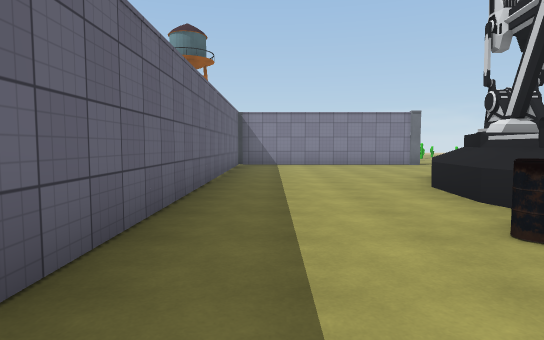
View 1 (above)

16 first-person views from a walk through a 3-D level made in the Unity game engine. The camera is 1.4 m above the floor, tilts 4° down and sees 75° across. The floor is counted in squares, 1.92 m on a side. Each view is taken from the middle of a square. On the plan, view 1 faces up. The plan holds only what a view shows up to about 11 squares ahead; the rest is blank. The place goes on beyond the plan. The player character is not drawn. Some surface patterns are stand-ins.

View 2
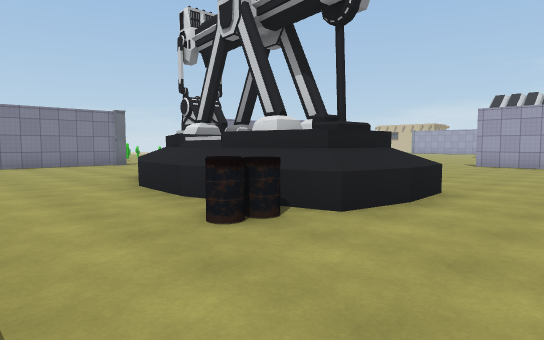

View 3
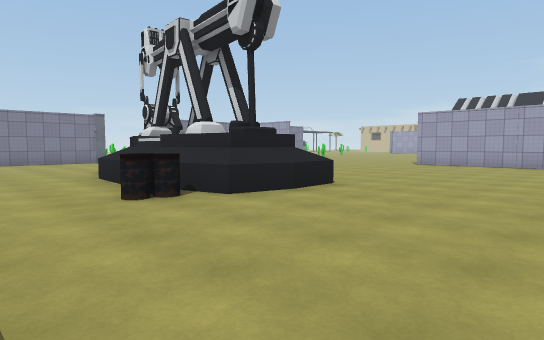

View 4
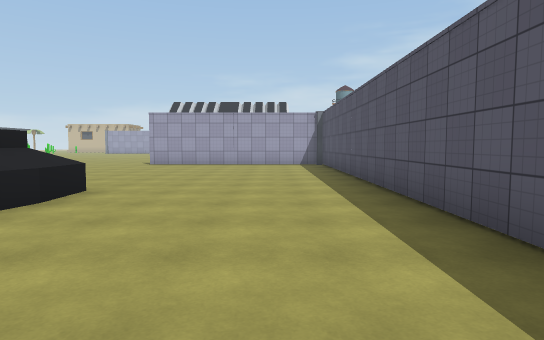

View 5
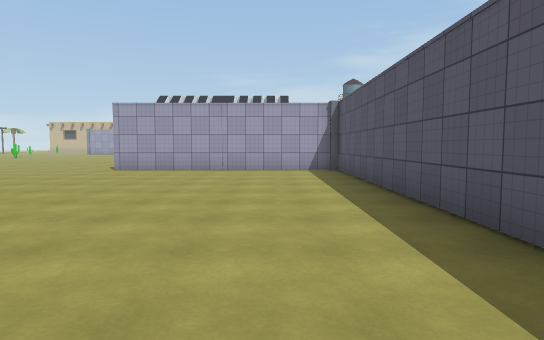

View 6
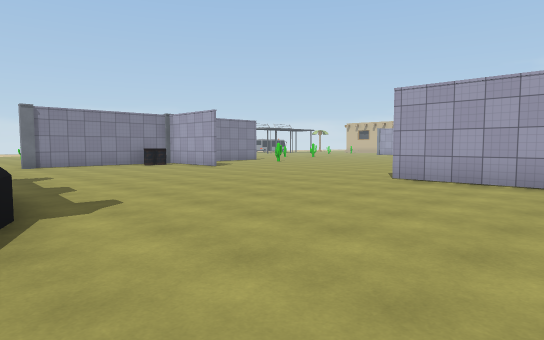

View 7
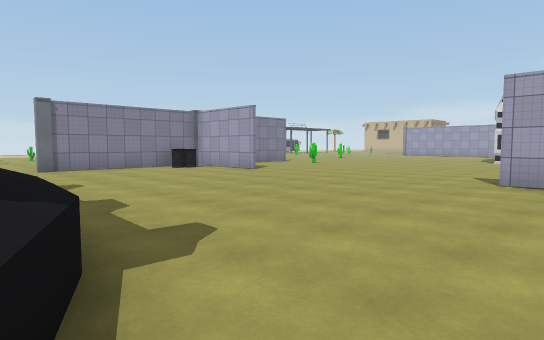

View 8
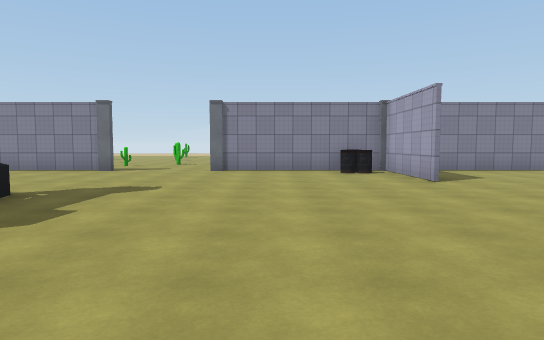

View 9
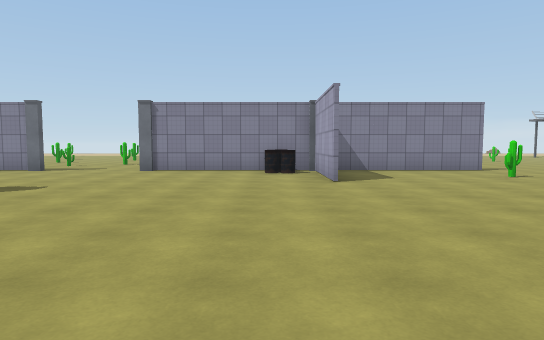

View 10
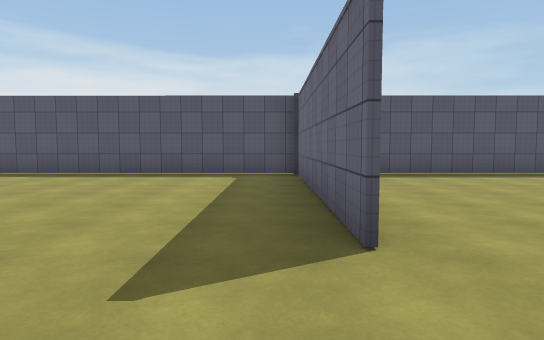

View 11
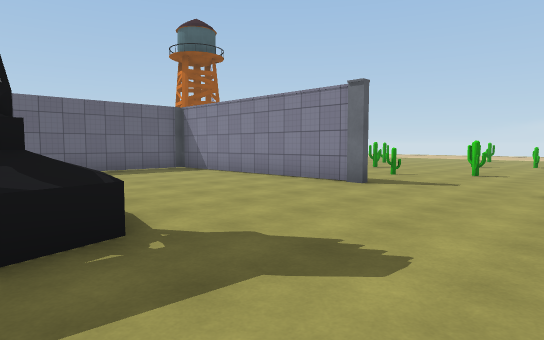

View 12
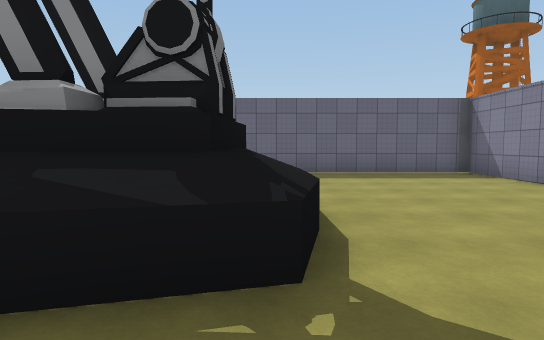

View 13
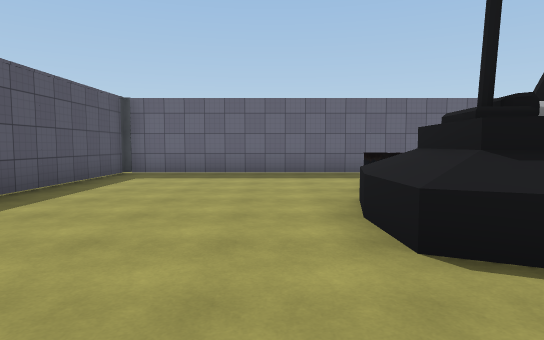

View 14
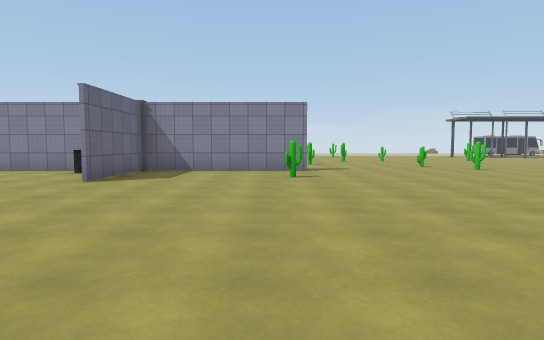

View 15
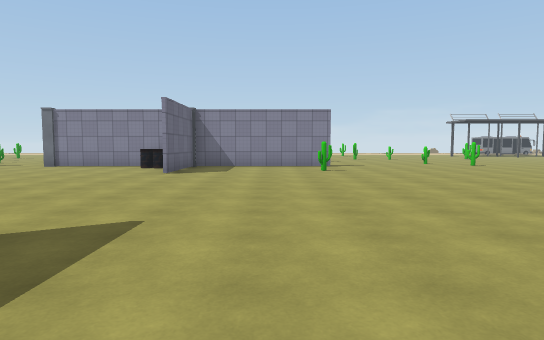

View 16
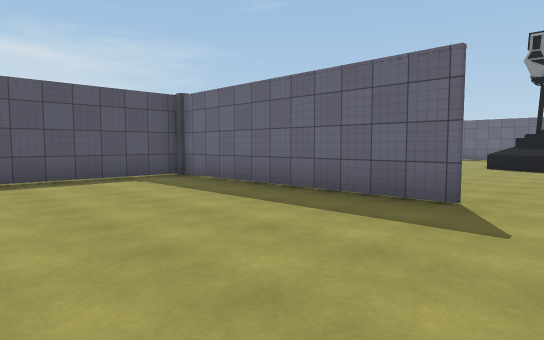

### Floor plan
Points are (right, up) in squares from view 1. A wall is a line through its corners. A room is listed if a view was taken in it or the views show most of it. See-through windows are left out.
Room 1 (views 1, 2, 3, 4, 5, 6, 7, 8, 9, 10, 11, 12, 13, 14, 15, 16)
walls: (5.5, 3.3) (5.3, 2.6) (3.8, 2.7) (3.4, 4.6); (3.5, 6) (4.2, 7.7) (5.7, 7.6) (5.9, 6.3); (3.4, 4.4) (3.6, 6.1); (13.3, 10) (13.3, 13.1) (13.3, 10); (11.4, 13.1) (8.2, 13.1); (5.5, 13.1) (-1.2, 13.1) (-1.2, -2.8) (13.3, -2.9) (13.3, 3.6) (13.3, -2.9) (18.5, -2.9); (18, 13.1) (13.1, 13.1)
low walls: (6.6, 4.2) (5.7, 2) (4.4, 1.9); (5, 8.4) (6.2, 8.2) (6.5, 6.8); (4.5, 1.9) (3.2, 2.2); (2.8, 4) (2.7, 4.5) (2.8, 6.2)
ways out: opening at (7, 13); gap at (18, 13)
objects: barrel (2, 3); barrel (3, 3); barrel (12, 12); cactus (17, 11)

Positions as (right, up) in squares from view 1, and headings:
1: (0, 0), facing up
2: (0, 0), facing up-right
3: (0, -2), facing up-right
4: (0, -1), facing right
5: (3, -1), facing right
6: (6, 0), facing up-right
7: (6, 2), facing up-right
8: (10, 3), facing up
9: (12, 3), facing up
10: (14, 6), facing down
11: (9, 7), facing up-left
12: (8, 8), facing left
13: (8, 1), facing left
14: (17, 3), facing up
15: (16, 1), facing up
16: (18, 5), facing down-left
